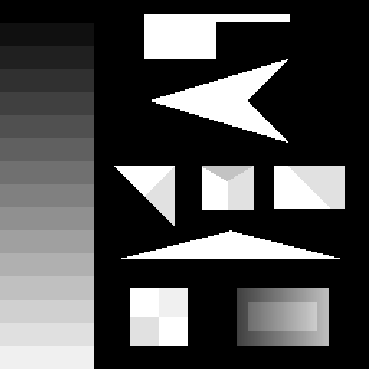
%> input picture testimage.png, 369 x 369 px
$ octave --eval "edgexample;"   (GNU Octave 9; MATLAB toolbox functions it lacks are replaced by stand-ins)
%> lines starting %> are read from the running program, lines starting %| are printed output that depends on the picture
%> in edgexample, IMG is the input picture: size 369x369 uint8; min 0, max 255, mean 75.5
### edgemap.m
function [EDG] = edgemap(IM, TR, KR, NR, OP)
%> called with TR = 10, KR = 3, NR = 255, OP = false
    % =====================================================================
    % File name   : edgemap.m
    % File Type   : m-file (script file for Matlab)
    % Requirements: Matlab Image Processing Toolbox
    % Begin       : 2006-07-07
    % Last Update : 2007-05-31
    % Author      : Nicola Asuni
    % Description : This function detects image edges using an improved
    %               SUSAN technique.
    % Copyright   : 2006-2016 Nicola Asuni - Tecnick.com LTD
    % License     : GNU GENERAL PUBLIC LICENSE v.3
    %               http://www.gnu.org/copyleft/gpl.html
    % Version     : 1.1.000
    % =====================================================================

    % DESCRIPTION
    % --------------------
    % This function detects edges, which are those places in an image that
    % correspond to object boundaries. To find edges, this function looks
    % for places in the image where the intensity changes rapidly, using
    % an improved SUSAN technique.
    %
    % This algorithm is based on the technique described on:
    % S.M. Smith, J.M. Brady, "SUSAN - a new approach to low level image
    % processing", Int Journal of Computer Vision, 23(1):45-78, May 1997.
    % This technicque is subject to a patent:
    % S.M. Smith, "Method for digitally processing images to determine the
    % position of edges and/or corners therein for guidance of unmanned
    % vehicle. UK Patent 2272285. Proprietor: Secretary of State for
    % Defence, UK. 15 January 1997.

    % KEYWORDS
    % --------------------
    % SUSAN, image, edge, detection, detector, orientation, direction, matlab, octave.

    % WARNING
    % --------------------
    % This function is slow because of high computational complexity.

    % USAGE
    % --------------------
    % [EDG] = edgemap(IM)
    % [EDG] = edgemap(IM, TR)
    % [EDG] = edgemap(IM, TR, KR)
    % [EDG] = edgemap(IM, TR, KR, NR)
    % [EDG] = edgemap(IM, TR, KR, NR, OP)

    % INPUT
    % --------------------
    % IM : source image (RGB or grayscale)
    % TR : Brightness Threshold (default = 20)
    % KR : USAN Kernel Radius (nucleus excluded) (default = 3)
    % NR : EDG matrix will be normalized to this range of integers
    %      (default = 0 = not normalize)
    % OP : if true removes from USAN the pixels that are not
    %      directly connected with the nucleus (default = false).
    %      IMPORTANT: This optimization is very slow, so use it carefully
    %      only for small images and when it's really needed.

    % OUTPUT
    % --------------------
    % EDG : edge strength image

    % Examples
    % --------------------
    % Please check the edgexample.m and edgexample2.m files on how to use
    % this function.

    % NOTES
    % --------------------
    % This implementation is not intended to be used in a production
    % environment. The main purpose of this script is to clearly show how
    % this technique works. Better performaces could be obtained using a
    % compiled version or rewriting this technique using a low-level
    % programming language.

    % ---------------------------------------------------------------------

    % Some initial tests on the input arguments

    if (nargin < 1)
        disp('edgemap function by Nicola Asuni.');
        disp('This function returns an edge map.');
        disp('Usage:');
        disp('[EDG] = edgemap(IM)');
        disp('[EDG] = edgemap(IM, TR)');
        disp('[EDG] = edgemap(IM, TR, KR)');
        disp('[EDG] = edgemap(IM, TR, KR, NR)');
        disp('[EDG] = edgemap(IM, TR, KR, NR, OP)');
        disp('Where:');
        disp('IM  : source image (RGB or grayscale)');
        disp('TR  : Brightness Threshold (default = 20)');
        disp('KR  : USAN Kernel Radius (nucleus excluded) (default = 3)');
        disp('NR  : the EDG matrix will be normalized to this range of integers (default = 0 = not normalize)');
        disp('OP  : if true removes from USAN the pixels that are not directly connected with the nucleus (default = false)');
        disp('EDG : edge strength image');
        EDG = [];
        return;
    end

    % assign default values
    if (nargin > 5)
        error('Too many arguments');
    end
    if (nargin < 5)
        OP = false;
    end
    if (nargin < 4)
        NR = 255;
    end
    if (nargin < 3)
        KR = 3;
    end
    if (nargin < 2)
        TR = 27;
    end

    % ---------------------------------------------------------------------

    % convert coloured images to grayscale (if needed)
    NCOLORS = ndims(IM);
%> NCOLORS = 2
    if (NCOLORS == 3)
        % RGB image
        IMG = double(rgb2gray(IM));
    elseif (NCOLORS == 2)
        IMG = double(IM);
%> IMG: size 369x369 double
    else
        error('Unrecognized image type, please use RGB or greyscale images');
    end

    % the image leves are traslated to reduce computational errors around
    % zero
    IMG = IMG + 255;

    % get image size
    [m,n] = size(IMG);
%> m = 369; n = 369

    % kernel width
    KW = (2 * KR) + 1;

    % create a circular kernel mask (KM)
    KM = ones(KW,KW);
    for i = -KR:KR
        for j = -KR:KR
            if (round(sqrt((i.^2) + (j.^2))) > KR)
                KM(i+KR+1,j+KR+1) = 0;
            end
        end
    end

    % number of nonzero kernel elements (max kernel area)
    KAREA = nnz(KM);

    % calculates geometric threshold
    GT = 3 * KAREA / 4;

    % padding: add borders to image to simplify calculations
    IMG = [repmat(IMG(1,:),KR,1);IMG;repmat(IMG(m,:),KR,1)];
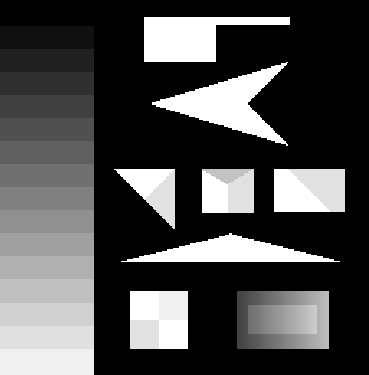
%> IMG: size 375x369 double; min 255, max 510, mean 329.7; drawn with min black and max white
    IMG = [repmat(IMG(:,1),1,KR),IMG,repmat(IMG(:,n),1,KR)];
%> IMG: size 375x375 double

    % initialize edge strength image
    EDG = zeros(m,n);

    % for each image pixel
    for i = KR+1:m+KR
        for j = KR+1:n+KR
            % USAN region:
            % calculate the number of pixels within the circular mask which
            % have a similar brightness to the nucleus
            USAN = KM .* exp(-((IMG(i-KR:i+KR, j-KR:j+KR) - IMG(i,j)) / TR).^6);

            if (OP)
                % remove pixels that are not directly connected with the
                % nucleus (this is an improvement of the original SUSAN
                % technique).
                % select nonzero pixels of USAN region
                USAN_BINARY = ceil(USAN);
                % check if we have minimum condition to have separate regions
                if (nnz(USAN_BINARY) < (KAREA - KR))
                    USAN = bwselect(USAN_BINARY,KR+1,KR+1,8) .* USAN;
                end
            end

            % USAN area
            USAN_AREA = sum(sum(USAN));

            % subtract the USAN size from the geometric threshold GT to produce
            % an edge strength image
            if (USAN_AREA < GT)
                % this pixel is an edge
                EDG(i-KR,j-KR) = GT - USAN_AREA;
            end
        end
    end
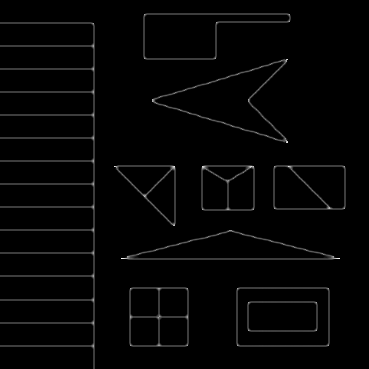
%> EDG: size 369x369 double; min 0, max 23.75, mean 0.4; drawn with min black and max white

    % normalize edge values to the specified range of integers
    % (this is not included on original SUSAN technique)
    if (NR > 0)
        NSCALE = NR / max(max(EDG));
%> NSCALE = 10.74
        EDG = round(NSCALE .* EDG);
        % convert data to best integer type
        if (NR > (2^32))
            EDG = uint64(EDG);
        elseif (NR > (2^16))
            EDG = uint32(EDG);
        elseif (NR > (2^8))
            EDG = uint16(EDG);
        else
            EDG = uint8(EDG);
%> EDG: size 369x369 uint8
%> `edgexample;`:
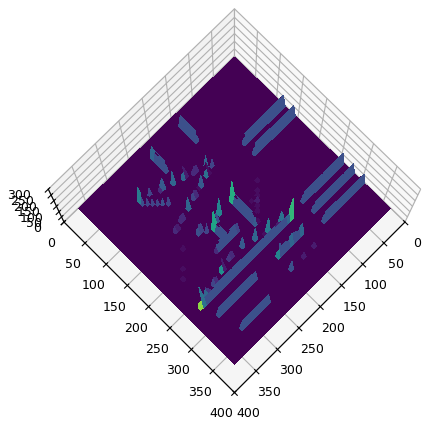
%> figure redrawn from the program's plot data
        end
    end

% === EOF =================================================================

### edgexample.m
function [] = edgexample()
    % =====================================================================
    % File name   : edgexample.m
    % File Type   : m-file (script file for Matlab)
    % Requirements: Matlab Image Processing Toolbox
    % Begin       : 2006-07-07
    % Last Update : 2007-03-22
    % Author      : Nicola Asuni
    % Description : example script for edgemap.m and edgedir.m functions.
    % Copyright   : 2006-2016 Nicola Asuni - Tecnick.com LTD
    % License     : GNU GENERAL PUBLIC LICENSE v.3
    %               http://www.gnu.org/copyleft/gpl.html
    % =====================================================================

    % DESCRIPTION
    % --------------------
    % This is an example script that shows you how to use the edgemap.m and
    % edgedir.m functions.
    %
    % The edgemap.m function detects edges, which are those places in an
    % image that correspond to object boundaries. To find edges, this
    % function looks for places in the image where the intensity changes
    % rapidly, using an improved SUSAN technique.
    %
    % The edgedir.m function detects the angles of the tangents to image
    % edges (requires edgemap.m). Angles are counted counter-clockwise
    % starting from horizontal. This function uses a modified SUSAN
    % technique. To use this function you have to uncomment the last line
    % of this script.

    % USAGE
    % --------------------
    % edgexample

    % Example
    % --------------------
    % >> edgexample

    % ---------------------------------------------------------------------

    % Help
    disp('This is an example script that shows you how to use the edgemap.m and edgedir.m functions.');
    disp('Please check the documentation inside this file for further information.');

    % --- set parameters ---

    % Brightness Threshold
    TR = 10;

    % USAN Kernel Radius (nucleus excluded)
    KR = 3;

    % NR : EDG matrix will be normalized to this range of integers
    NR = 255;

    % OP : if true (default) removes from USAN the pixels that are not
    %      directly connected with the nucleus.
    %      IMPORTANT: This optimization is very slow, so use it carefully
    %      only for small images and when it's really needed.
    OP = false;

    % --- end set parameters ---

    % load test image
    IMG = imread('testimage.png');

    % display image
    figure, imshow(IMG);

    % get the current CPU time
    t1 = cputime;

    % get edge map
    EDG = edgemap(IMG, TR, KR, NR, OP);

    % print the elapsed time
    fprintf('\nProcessing time: %8.3f sec\n', cputime-t1);

    % display edge map
    figure, imshow(EDG);

    % display edges in 3D space
    % (uncomment the following lines to get a 3D map)
    figure, surface(EDG,'FaceColor','texturemap','EdgeColor','none','CDataMapping','scaled');
    view(135,80); % rotate image

    % get edges directions
    % (uncomment the following line to print a direction map)
    % EDGDIR = edgedir(EDG, KR, OP)

% === EOF =================================================================
